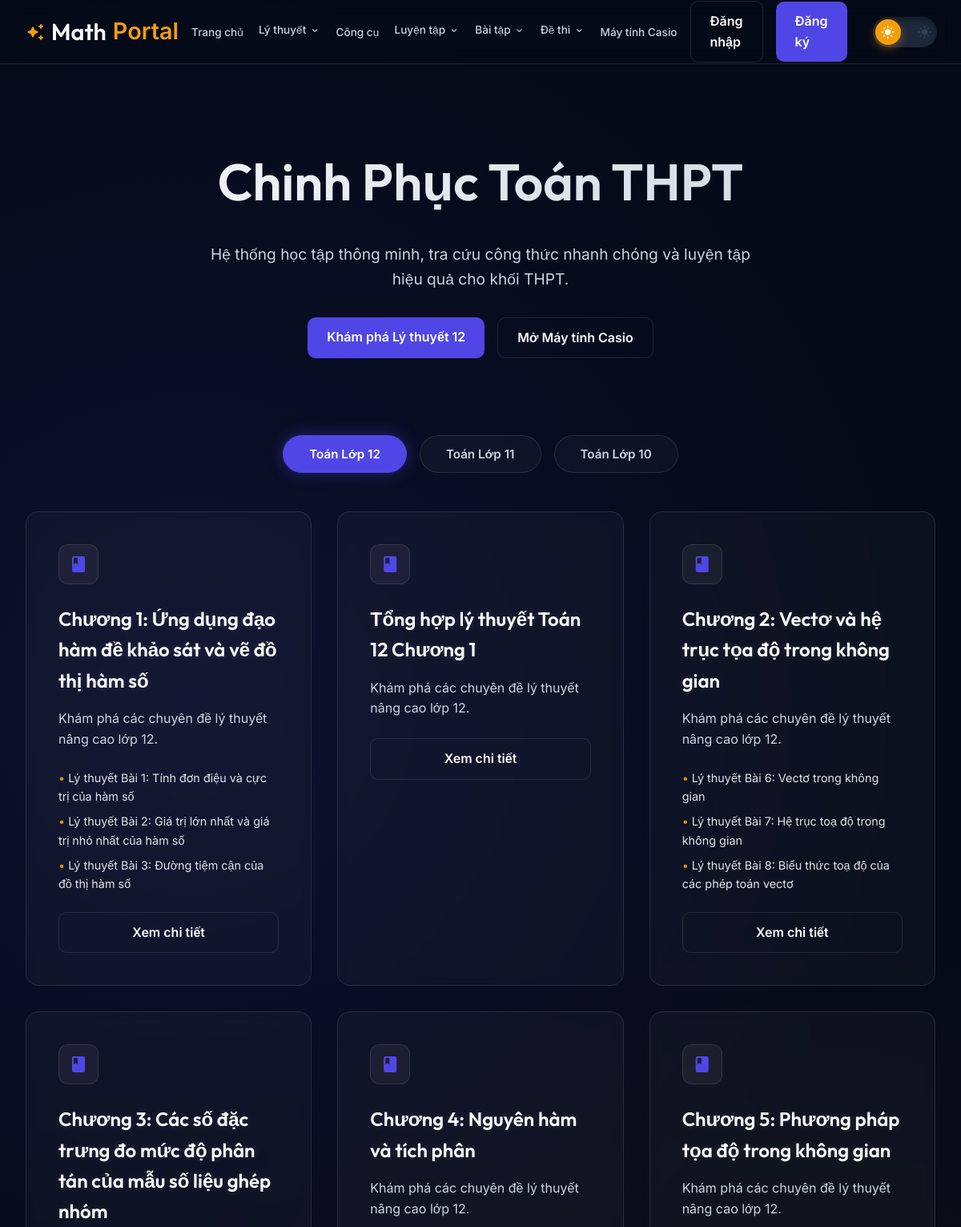
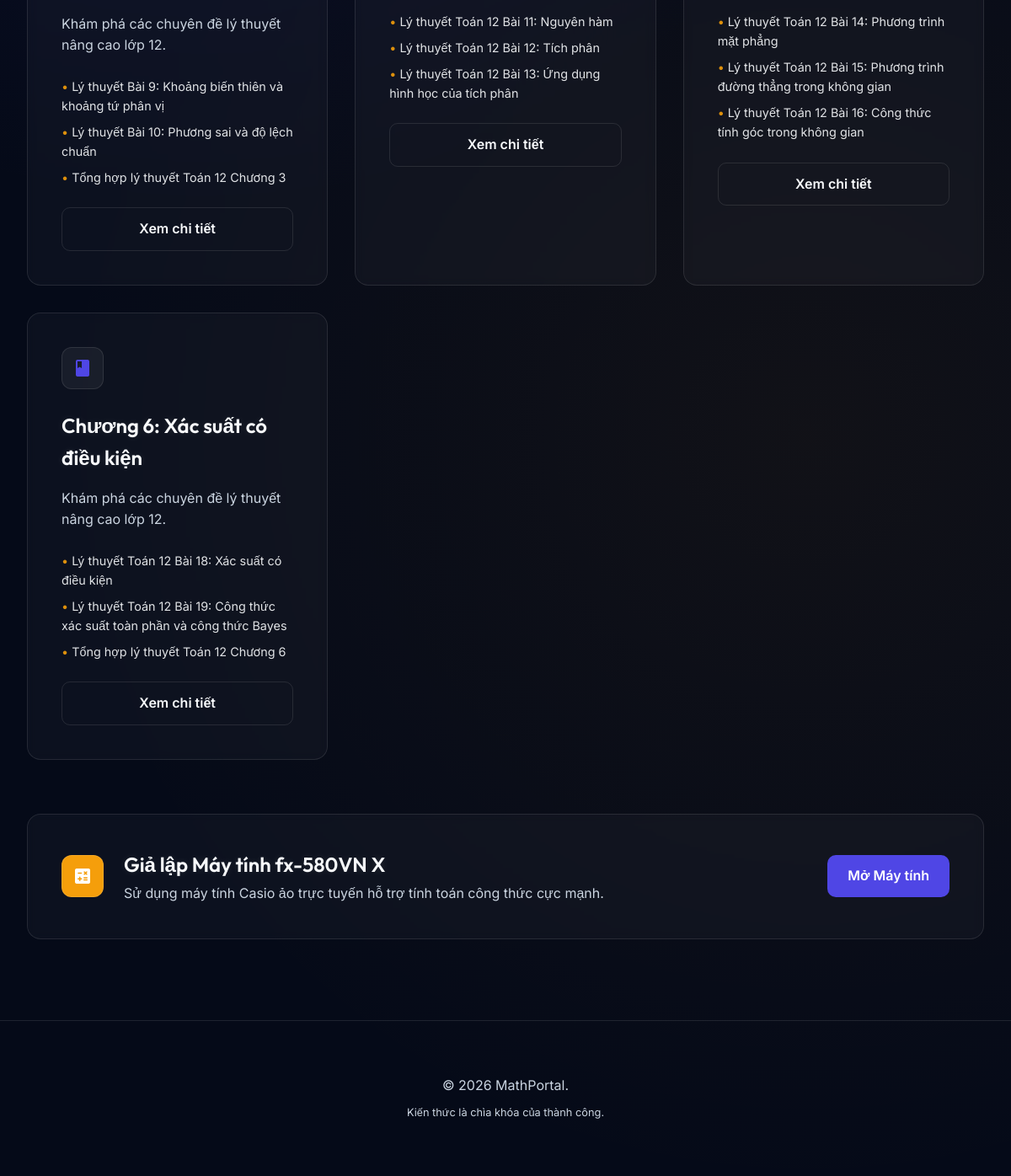
The page / on the database its author committed (2 pictures, top to bottom).
### tables this page shows
CREATE TABLE `chapters` (
  `id` int(11) NOT NULL,
  `chapter_key` varchar(50) NOT NULL,
  `title` varchar(255) NOT NULL,
  `icon` varchar(50) NOT NULL,
  `grade` int(11) NOT NULL DEFAULT 12
);

CREATE TABLE `topics` (
  `id` int(11) NOT NULL,
  `chapter_id` int(11) NOT NULL,
  `topic_id_str` varchar(100) NOT NULL,
  `title` varchar(255) NOT NULL,
  `description` text DEFAULT NULL,
  `theory` longtext DEFAULT NULL,
  `video_url` varchar(255) DEFAULT NULL
);

### includes/functions.php (called while the page is built, shortened)
<?php
require_once __DIR__ . '/db.php';
function get_all_content($grade = null) {
    global $pdo;
    $chapters = [];
    if ($grade !== null) {
        $chapStmt = $pdo->prepare("SELECT * FROM chapters WHERE grade = ?");
        $chapStmt->execute([$grade]);
    } else {
        $chapStmt = $pdo->query("SELECT * FROM chapters");
    }
    while ($chap = $chapStmt->fetch()) {
        $key = $chap['chapter_key'];
        $chapters[$key] = [
            'title' => $chap['title'],
            'icon' => $chap['icon'],
            'topics' => []
        ];
        $topStmt = $pdo->prepare("SELECT * FROM topics WHERE chapter_id = ?");
        $topStmt->execute([$chap['id']]);
        while ($topic = $topStmt->fetch()) {
            $formStmt = $pdo->prepare("SELECT formula_text FROM formulas WHERE topic_id = ?");
            $formStmt->execute([$topic['id']]);
            $formulas = $formStmt->fetchAll(PDO::FETCH_COLUMN);
            $chapters[$key]['topics'][] = [
                'id' => $topic['topic_id_str'],
                'title' => $topic['title'],
                'description' => $topic['description'],
                'theory' => $topic['theory'],
                'video_url' => $topic['video_url'] ?? '',
                'formulas' => $formulas
            ];
        }
    }
    $quizStmt = $pdo->query("SELECT * FROM quizzes LIMIT 20");
    $quizzes = [];
    while ($q = $quizStmt->fetch()) {
        $quizzes[] = [
            'question' => $q['question'],
            'options' => [$q['opt_a'], $q['opt_b'], $q['opt_c'], $q['opt_d']],
            'answer' => $q['answer']
        ];
    }
    return ['chapters' => $chapters, 'quizzes' => $quizzes];
}

### index.php (the view, shortened to what this page needs)
<?php
require_once 'includes/functions.php';
$chapters12 = get_all_content(12)['chapters'];
include 'includes/header.php';
?>
<main class="container">
    <section class="hero animate">
        <h1>Chinh Phục Toán THPT</h1>
        <p>Hệ thống học tập thông minh, tra cứu công thức nhanh chóng và luyện tập hiệu quả cho khối THPT.</p>
        <div style="display: flex; gap: 1rem; justify-content: center;">
            <a href="theory.php?grade=12" id="hero-action-btn" class="btn btn-primary">Khám phá Lý thuyết 12</a>
            <a href="calculator.php" class="btn btn-outline">Mở Máy tính Casio</a>
        </div>
    </section>
    <div class="grade-tabs-container animate" style="animation-delay: 0.1s;">
        <button class="grade-tab active" onclick="switchGrade(12)">Toán Lớp 12</button>
        <button class="grade-tab" onclick="switchGrade(11)">Toán Lớp 11</button>
        <button class="grade-tab" onclick="switchGrade(10)">Toán Lớp 10</button>
    </div>
    <div id="grade-12-content" class="grade-content active">
        <div class="grid">
            <?php foreach ($chapters12 as $key => $chapter): ?>
                <div class="card animate">
                    <div class="card-icon">
                        <span class="material-icons-round"><?php echo $chapter['icon']; ?></span>
                    </div>
                    <h3><?php echo $chapter['title']; ?></h3>
                    <p>Khám phá các chuyên đề lý thuyết nâng cao lớp 12.</p>
                    <ul style="list-style: none; margin-bottom: 1.5rem; color: var(--text-main);">
                        <?php foreach (array_slice($chapter['topics'], 0, 3) as $topic): ?>
                            <li style="margin-bottom: 0.5rem; font-size: 0.9rem; opacity: 0.9;">
                                <span style="color: var(--accent);">•</span> <?php echo $topic['title']; ?>
                            </li>
                        <?php endforeach; ?>
                    </ul>
                    <a href="theory.php?grade=12&chapter=<?php echo $key; ?>" class="btn btn-outline"
                        style="width: 100%; text-align: center;">Xem chi tiết</a>
                </div>
            <?php endforeach; ?>
        </div>
    </div>
    <div style="margin-top: 4rem;">
        <div class="card animate" style="display: flex; flex-direction: row; gap: 2rem; align-items: center; justify-content: space-between; flex-wrap: wrap;">
            <div style="display: flex; gap: 1.5rem; align-items: center;">
                <div class="card-icon" style="background: var(--accent); color: white; margin-bottom: 0;">
                    <span class="material-icons-round">calculate</span>
                </div>
                <div>
                    <h3 style="margin-bottom: 0.2rem;">Giả lập Máy tính fx-580VN X</h3>
                    <p style="margin-bottom: 0; color: var(--text-muted);">Sử dụng máy tính Casio ảo trực tuyến hỗ trợ tính toán công thức cực mạnh.</p>
                </div>
            </div>
            <a href="calculator.php" class="btn btn-primary">Mở Máy tính</a>
        </div>
    </div>
</main>
<?php include 'includes/footer.php'; ?>

### assets/css/style.css (style rules this page uses)
:root { --bg-color: #050a18; --card-bg: rgba(255, 255, 255, 0.03); --glass-bg: rgba(255, 255, 255, 0.05); --glass-border: rgba(255, 255, 255, 0.1); --primary: #4f46e5; --primary-light: #818cf8; --accent: #f59e0b; --text-main: #f8fafc; --text-muted: #cbd5e1; --nav-height: 80px; --radius: 16px; --shadow: 0 10px 30px -10px rgba(0, 0, 0, 0.5); --nav-bg: rgba(5, 10, 24, 0.8); }
* { margin: 0; padding: 0; box-sizing: border-box; font-family: 'Inter', sans-serif; }
body { background-color: var(--bg-color); color: var(--text-main); line-height: 1.6; overflow-x: hidden; background-image: radial-gradient(circle at 20% 30%, rgba(79, 70, 229, 0.1) 0%, transparent 40%), radial-gradient(circle at 80% 70%, rgba(245, 158, 11, 0.05) 0%, transparent 40%); min-height: 100vh; transition: background-color 0.4s ease, color 0.4s ease; }
h1, h2, h3, .nav-logo { font-family: 'Outfit', sans-serif; font-weight: 600; }
.container { max-width: 1200px; margin: 0 auto; padding: 0 2rem; }
.hero { padding: 6rem 0 4rem; text-align: center; }
.hero h1 { font-size: 4rem; margin-bottom: 1.5rem; background: linear-gradient(135deg, var(--text-main) 0%, var(--text-muted) 100%); -webkit-background-clip: text; -webkit-text-fill-color: transparent; transition: background 0.4s ease; }
.hero p { font-size: 1.2rem; color: var(--text-muted); max-width: 700px; margin: 0 auto 2rem; }
.grid { display: grid; grid-template-columns: repeat(auto-fit, minmax(320px, 1fr)); gap: 2rem; margin-top: 3rem; }
.card { background: var(--card-bg); border: 1px solid var(--glass-border); border-radius: var(--radius); padding: 2.5rem; transition: all 0.4s cubic-bezier(0.175, 0.885, 0.32, 1.275); position: relative; overflow: hidden; backdrop-filter: blur(5px); }
.card::before { content: ''; position: absolute; top: 0; left: 0; width: 100%; height: 4px; background: linear-gradient(to right, var(--primary), var(--accent)); opacity: 0; transition: opacity 0.3s ease; }
.card-icon { width: 50px; height: 50px; background: var(--glass-bg); border-radius: 12px; display: flex; align-items: center; justify-content: center; margin-bottom: 1.5rem; color: var(--primary); border: 1px solid var(--glass-border); }
.card h3 { margin-bottom: 1rem; font-size: 1.5rem; color: var(--text-main); text-shadow: 0 0 10px rgba(255, 255, 255, 0.1); }
.card p { color: var(--text-muted); margin-bottom: 1.5rem; }
.btn { display: inline-block; padding: 0.75rem 1.5rem; border-radius: 10px; text-decoration: none; font-weight: 600; transition: all 0.3s ease; cursor: pointer; border: none; }
.btn-primary { background: var(--primary); color: white; }
.btn-outline { background: transparent; border: 1px solid var(--glass-border); color: var(--text-main); }
.animate { animation: fadeIn 0.8s ease forwards; }
:root { --calc-body: #1a1a1a; --calc-rim: #2d2d2d; --lcd-bg: #8ba88e; --btn-num: #333; --btn-func: #1e1e1e; --btn-shift: #d97706; --btn-alpha: #dc2626; --btn-special: #475569; --text-lcd: #1a2421; }
.grade-tabs-container { display: flex; justify-content: center; margin: 2rem 0; gap: 1rem; }
.grade-tab { padding: 0.8rem 2rem; border-radius: 30px; background: var(--card-bg); border: 1px solid var(--glass-border); color: var(--text-muted); font-weight: 600; font-size: 0.95rem; cursor: pointer; transition: all 0.3s cubic-bezier(0.4, 0, 0.2, 1); }
.grade-tab.active { background: var(--primary); color: white; border-color: var(--primary); box-shadow: 0 0 20px rgba(79, 70, 229, 0.4); }

### index.php (style rules this page uses)
.grade-content { display: none; }
.grade-content.active { display: block; }

### rows shown on the page
chapters: title "Chương 1: Ứng dụng đạo hàm đề khảo sát và vẽ đồ thị hàm số"
topics: title "Lý thuyết Bài 1: Tính đơn điệu và cực trị của hàm số"
topics: title "Lý thuyết Bài 2: Giá trị lớn nhất và giá trị nhỏ nhất của hàm số"
topics: title "Lý thuyết Bài 3: Đường tiệm cận của đồ thị hàm số"
chapters: title "Tổng hợp lý thuyết Toán 12 Chương 1"
chapters: title "Chương 2: Vectơ và hệ trục tọa độ trong không gian"
topics: title "Lý thuyết Bài 6: Vectơ trong không gian"
topics: title "Lý thuyết Bài 7: Hệ trục toạ độ trong không gian"
topics: title "Lý thuyết Bài 8: Biểu thức toạ độ của các phép toán vectơ"
chapters: title "Chương 3: Các số đặc trưng đo mức độ phân tán của mẫu số liệu ghép nhóm"
topics: title "Lý thuyết Bài 9: Khoảng biến thiên và khoảng tứ phân vị"
topics: title "Lý thuyết Bài 10: Phương sai và độ lệch chuẩn"
topics: title "Tổng hợp lý thuyết Toán 12 Chương 3"
chapters: title "Chương 4: Nguyên hàm và tích phân"
topics: title "Lý thuyết Toán 12 Bài 11: Nguyên hàm"
topics: title "Lý thuyết Toán 12 Bài 12: Tích phân"
topics: title "Lý thuyết Toán 12 Bài 13: Ứng dụng hình học của tích phân"
chapters: title "Chương 5: Phương pháp tọa độ trong không gian"
topics: title "Lý thuyết Toán 12 Bài 14: Phương trình mặt phẳng"
topics: title "Lý thuyết Toán 12 Bài 15: Phương trình đường thẳng trong không gian"
topics: title "Lý thuyết Toán 12 Bài 16: Công thức tính góc trong không gian"
chapters: title "Chương 6: Xác suất có điều kiện"
topics: title "Lý thuyết Toán 12 Bài 18: Xác suất có điều kiện"
topics: title "Lý thuyết Toán 12 Bài 19: Công thức xác suất toàn phần và công thức Bayes"
topics: title "Tổng hợp lý thuyết Toán 12 Chương 6"
